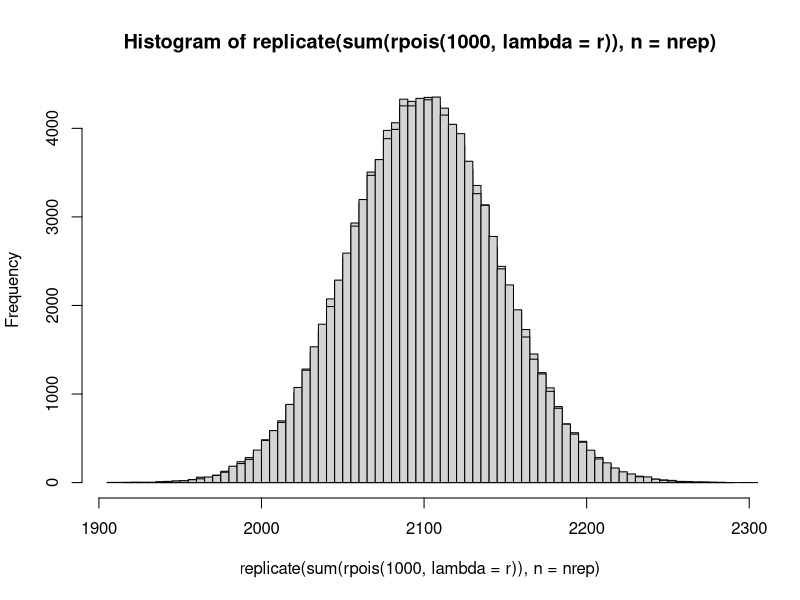
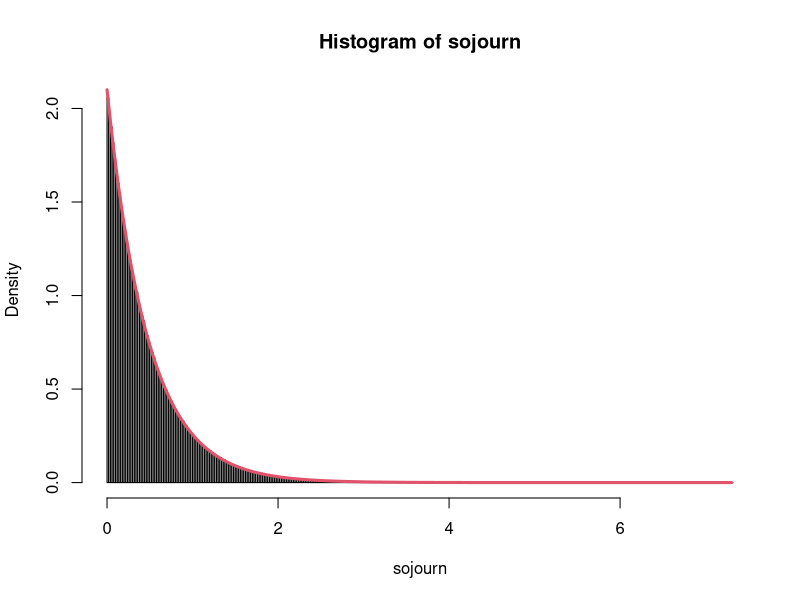
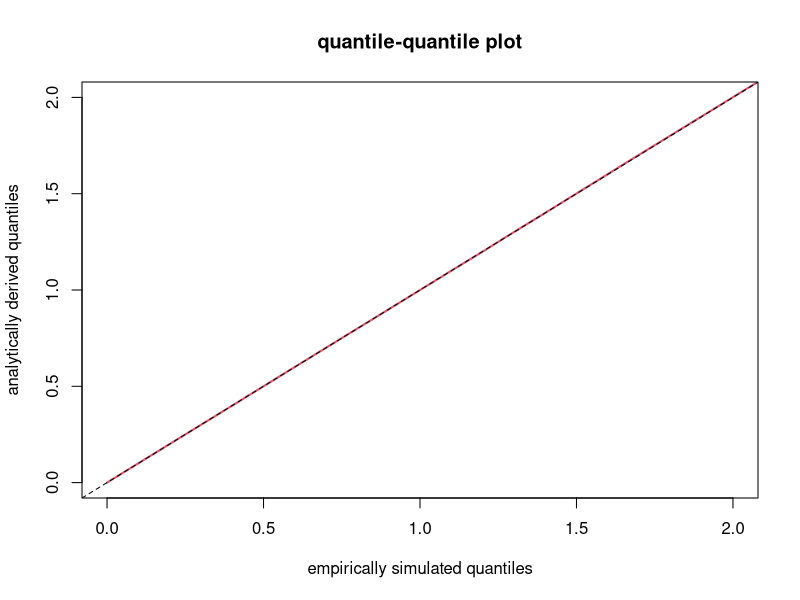

Reproduce these figures in R, in order.
r <- 2.1
time = 1000
nrep <- 1E5
hist(replicate(sum(rpois(1000, lambda = r)), n = nrep), breaks = 100)
hist(rpois(nrep, lambda = r*time), breaks = 100, add = T)

nrep2 <- 1E3
sojourn <- unlist(replicate(diff(sort(runif(rpois(1, lambda = r*time), min = 0, max = time))), n = nrep2))
hist(sojourn, breaks = 5E2, freq = F)
h_range <- 0:(max(sojourn)*1000)/1000
lines(h_range, dexp(h_range, rate = r), col = 2, lwd = 3)
probs <- 0:100/100
plot(quantile(sojourn, probs = probs), qexp(probs, rate = r), type = "l", lwd = 2, col = 2, xlim = c(0,2), ylim = c(0,2), 
     main = "quantile-quantile plot", xlab = "empirically simulated quantiles", ylab = "analytically derived quantiles") 
abline(0,1,lty = 2)
